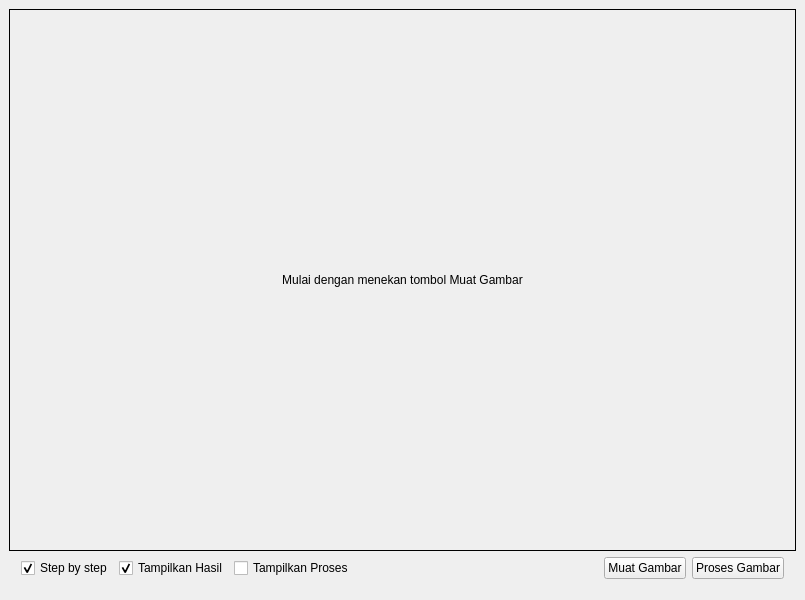
<?xml version="1.0" encoding="UTF-8"?>
<ui version="4.0">
 <class>MainWindow</class>
 <widget class="QMainWindow" name="MainWindow">
  <property name="geometry">
   <rect>
    <x>0</x>
    <y>0</y>
    <width>805</width>
    <height>600</height>
   </rect>
  </property>
  <property name="windowTitle">
   <string>Sistem Penerjemah Lampu Lalu Lintas</string>
  </property>
  <property name="autoFillBackground">
   <bool>false</bool>
  </property>
  <widget class="QWidget" name="centralwidget">
   <property name="sizePolicy">
    <sizepolicy hsizetype="Preferred" vsizetype="Preferred">
     <horstretch>0</horstretch>
     <verstretch>0</verstretch>
    </sizepolicy>
   </property>
   <layout class="QVBoxLayout" name="verticalLayout_2">
    <item>
     <widget class="QLabel" name="label">
      <property name="sizePolicy">
       <sizepolicy hsizetype="Ignored" vsizetype="Ignored">
        <horstretch>0</horstretch>
        <verstretch>0</verstretch>
       </sizepolicy>
      </property>
      <property name="autoFillBackground">
       <bool>false</bool>
      </property>
      <property name="frameShape">
       <enum>QFrame::Box</enum>
      </property>
      <property name="text">
       <string>Mulai dengan menekan tombol Muat Gambar</string>
      </property>
      <property name="scaledContents">
       <bool>true</bool>
      </property>
      <property name="alignment">
       <set>Qt::AlignCenter</set>
      </property>
     </widget>
    </item>
    <item>
     <layout class="QHBoxLayout" name="horizontalLayout">
      <property name="sizeConstraint">
       <enum>QLayout::SetDefaultConstraint</enum>
      </property>
      <property name="leftMargin">
       <number>12</number>
      </property>
      <property name="topMargin">
       <number>0</number>
      </property>
      <property name="rightMargin">
       <number>12</number>
      </property>
      <property name="bottomMargin">
       <number>12</number>
      </property>
      <item>
       <widget class="QCheckBox" name="show_step">
        <property name="text">
         <string>Step by step</string>
        </property>
        <property name="checked">
         <bool>true</bool>
        </property>
       </widget>
      </item>
      <item>
       <widget class="QCheckBox" name="show_res">
        <property name="text">
         <string>Tampilkan Hasil</string>
        </property>
        <property name="checked">
         <bool>true</bool>
        </property>
       </widget>
      </item>
      <item>
       <widget class="QCheckBox" name="show_proc">
        <property name="text">
         <string>Tampilkan Proses</string>
        </property>
       </widget>
      </item>
      <item>
       <spacer name="horizontalSpacer">
        <property name="orientation">
         <enum>Qt::Horizontal</enum>
        </property>
        <property name="sizeHint" stdset="0">
         <size>
          <width>40</width>
          <height>20</height>
         </size>
        </property>
       </spacer>
      </item>
      <item>
       <widget class="QPushButton" name="load_button">
        <property name="text">
         <string>Muat Gambar</string>
        </property>
       </widget>
      </item>
      <item>
       <widget class="QPushButton" name="exec_button">
        <property name="text">
         <string>Proses Gambar</string>
        </property>
       </widget>
      </item>
     </layout>
    </item>
   </layout>
  </widget>
  <action name="actionMuat_Gambar_Baru">
   <property name="text">
    <string>Muat Gambar Baru</string>
   </property>
  </action>
  <action name="actionKeluar">
   <property name="text">
    <string>Keluar</string>
   </property>
  </action>
 </widget>
 <resources/>
 <connections/>
</ui>
